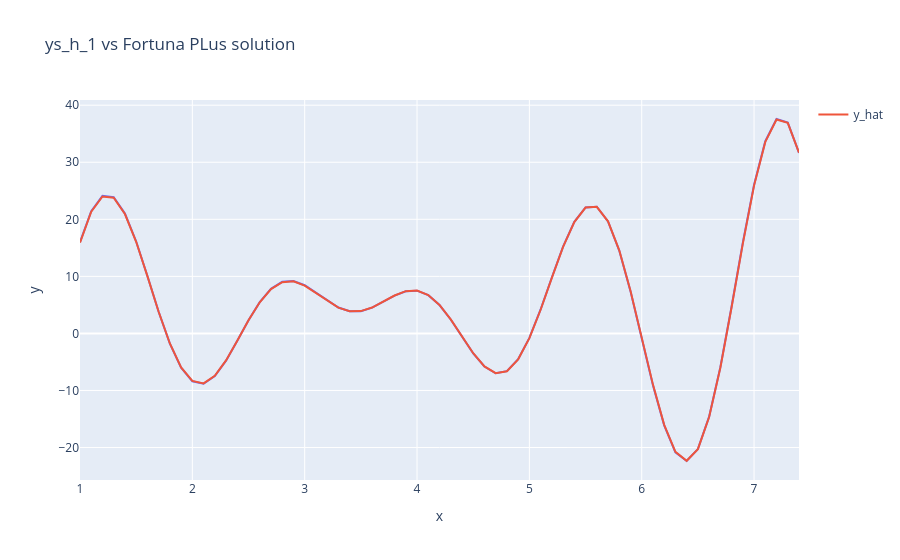

Here is the notebook cell this chart was saved with:
### Markdown cell above
3) Using your newly made modified Fortuna Algorithm optimize the function: $h(x) = \mu - (\zeta sin(\kappa x) )  (\tau (x + \lambda))$ .  
The y values for this function can be found in the numpy array ys_h_1 (in the code below).  
Also test the values for ys_h_2. (the x is the same for all functions).

Does your new and improved Fortuna outperform the regular fortuna on this function as well? Why?   
**Remember to change your model to match $h(x)$**

### Code cell
%%time
# the magic %%time has to be the first line in the cell, and reports the total exec time of the cell.

import random
import numpy as np
import plotly.express as px
import tqdm


def predict(x, theta):
    # change to sum of 3 sin() terms. 
    # use np.sin() and not math.sin().
    y = theta[0]-(theta[1]*np.sin(theta[2]*x))*(theta[3]*(x+theta[4])) 
    return y # this is the model


def sample_theta(size_of_theta, best_theta=None, iteration=1, max_iters=100000):
    # linear decay of sigma, from 4.0 to 0.01
    progress = iteration / max_iters
    
    sigma = 4.0 - 3.99 * progress
    sigma = 14.0 - 13.99 * progress
    #print (f"Iteration {iteration}/{max_iters}, sigma: {sigma:.4f}")


    if best_theta is None:
        return np.random.uniform(-4, 4, size=size_of_theta)
    
    
    #we generate the noise with a normal distribution and add it tho the best theta
    noise = np.random.normal(0, sigma / 2.0, size=size_of_theta)
    theta = best_theta.copy()
    theta += noise
    
    # clip the values of theta to be between -4 and 4, to avoid extreme values
    return np.clip(theta, -4.0, 4.0)


def get_loss(y_hat, ys):
    # No change needed, returns quadratic loss.
    loss = ((y_hat - ys)**2).sum()
    return loss

xs = np.array([1.0, 1.1, 1.2, 1.3, 1.4, 1.5, 1.6, 1.7, 1.8, 1.9, 2.0, 2.1, 2.2, 2.3, 2.4, 2.5, 2.6, 2.7, 2.8, 2.9, 3.0, 3.1, 3.2, 3.3, 3.4, 3.5, 3.6, 3.7, 3.8, 3.9, 4.0, 4.1, 4.2, 4.3, 4.4, 4.5, 4.6, 4.7, 4.8, 4.9, 5.0, 5.1, 5.2, 5.3, 5.4, 5.5, 5.6, 5.7, 5.8, 5.9, 6.0, 6.1, 6.2, 6.3, 6.4, 6.5, 6.6, 6.7, 6.8, 6.9, 7.0, 7.1, 7.2, 7.3, 7.4])
ys = np.array([4.03, 4.19, 4.26, 4.25, 4.17, 4.03, 3.85, 3.63, 3.40, 3.16, 2.93, 2.72, 2.53, 2.39, 2.28, 2.21, 2.18, 2.19, 2.22, 2.27, 2.33, 2.39, 2.44, 2.45, 2.43, 2.36, 2.22, 2.02, 1.75, 1.41, 1.00, 0.52, -0.01, -0.60, -1.22, -1.86, -2.50, -3.13, -3.72, -4.27, -4.75, -5.15, -5.45, -5.65, -5.74, -5.70, -5.55, -5.29, -4.92, -4.44, -3.89, -3.26, -2.58, -1.86, -1.12, -0.39, 0.32, 0.98, 1.60, 2.14, 2.61, 2.99, 3.28, 3.47, 3.57])

# 
ys_h_1 = np.array([15.98, 21.42, 24.1, 23.87, 21.0, 16.11, 10.06, 3.79, -1.8, -6.01, -8.39, -8.82, -7.47, -4.77, -1.3, 2.31, 5.49, 7.81, 9.04, 9.18, 8.44, 7.15, 5.72, 4.54, 3.89, 3.9, 4.52, 5.54, 6.63, 7.39, 7.49, 6.7, 4.97, 2.44, -0.54, -3.48, -5.8, -6.98, -6.61, -4.51, -0.79, 4.2, 9.8, 15.21, 19.57, 22.09, 22.2, 19.63, 14.52, 7.41, -0.83, -9.07, -16.11, -20.83, -22.36, -20.27, -14.59, -5.91, 4.72, 15.9, 26.06, 33.69, 37.58, 36.94, 31.64])
ys_h_2 = np.array([5.87, 5.83, 5.74, 5.62, 5.48, 16.58, 18.21, 18.49, 17.54, 15.54, 4.15, 3.9, 3.65, 3.42, 3.2, -1.9, -3.32, -3.97, -3.91, -3.27, 2.38, 2.36, 2.39, 2.46, 2.57, 2.2, 1.93, 1.22, 0.17, -1.06, 4.18, 4.59, 5.04, 5.52, 6.02, -1.49, 0.74, 3.55, 6.75, 10.06, 9.39, 9.95, 10.5, 11.02, 11.52, 16.0, 12.82, 8.47, 3.21, -2.62, 13.61, 13.76, 13.84, 13.84, 13.77, -24.16, -22.03, -17.9, -11.95, -4.55, 11.63, 10.99, 10.27, 9.47, 8.61])

# change to the size of theta ( 9 ) (for h(x) how many parameters does it have?)
n_params = 5
average_loss = 0.0
n_trials = 10

for i in range(n_trials):  # train 100 models and take the average
    best_loss = float('inf')
    best_theta = sample_theta(n_params, best_theta=None, iteration=1, max_iters=100000)

    for _ in tqdm.tqdm(range(100000)): 
        curr_theta = sample_theta(n_params, best_theta=best_theta, iteration=_+1, max_iters=100000)
        y_hat = predict(xs, curr_theta)
        curr_loss = get_loss(y_hat, ys_h_1)

        if best_loss > curr_loss:
            best_loss = curr_loss
            best_theta = curr_theta
    average_loss += best_loss
    print(f"Model {i+1}/{n_trials}: best loss: {best_loss}, theta: {best_theta}")
average_loss = average_loss/n_trials           
        
print("Average loss:", average_loss)
print("theta:", best_theta)    
    
    
fig = px.line(x=xs, y=ys_h_1, title="ys_h_1 vs Fortuna PLus solution")
fig.add_scatter(x=xs, y=predict(xs, best_theta), mode='lines', name="y_hat")
fig.update_layout(xaxis_range=[xs.min(),xs.max()])
fig.show()


# to get a solid estimate -> you should train at least 100 models and take the average performance.

### Figure 1 — Plotly figure (JSON) as saved in the notebook; plotly's stock layout.template omitted (floating-point values rounded to 4 significant figures)
{"data": [{"hovertemplate": "x=%{x}<br>y=%{y}<extra></extra>", "legendgroup": "", "line": {"color": "#636efa", "dash": "solid"}, "marker": {"symbol": "circle"}, "mode": "lines", "name": "", "orientation": "v", "showlegend": false, "type": "scatter", "x": [1, 1.1, 1.2, 1.3, 1.4, 1.5, 1.6, 1.7, 1.8, 1.9, 2, 2.1, 2.2, 2.3, 2.4, 2.5, 2.6, 2.7, 2.8, 2.9, 3, 3.1, 3.2, 3.3, 3.4, 3.5, 3.6, 3.7, 3.8, 3.9, 4, 4.1, 4.2, 4.3, 4.4, 4.5, 4.6, 4.7, 4.8, 4.9, 5, 5.1, 5.2, 5.3, 5.4, 5.5, 5.6, 5.7, 5.8, 5.9, 6, 6.1, 6.2, 6.3, 6.4, 6.5, 6.6, 6.7, 6.8, 6.9, 7, 7.1, 7.2, 7.3, 7.4], "xaxis": "x", "y": [15.98, 21.42, 24.1, 23.87, 21, 16.11, 10.06, 3.79, -1.8, -6.01, -8.39, -8.82, -7.47, -4.77, -1.3, 2.31, 5.49, 7.81, 9.04, 9.18, 8.44, 7.15, 5.72, 4.54, 3.89, 3.9, 4.52, 5.54, 6.63, 7.39, 7.49, 6.7, 4.97, 2.44, -0.54, -3.48, -5.8, -6.98, -6.61, -4.51, -0.79, 4.2, 9.8, 15.21, 19.57, 22.09, 22.2, 19.63, 14.52, 7.41, -0.83, -9.07, -16.11, -20.83, -22.36, -20.27, -14.59, -5.91, 4.72, 15.9, 26.06, 33.69, 37.58, 36.94, 31.64], "yaxis": "y"}, {"mode": "lines", "name": "y_hat", "type": "scatter", "x": [1, 1.1, 1.2, 1.3, 1.4, 1.5, 1.6, 1.7, 1.8, 1.9, 2, 2.1, 2.2, 2.3, 2.4, 2.5, 2.6, 2.7, 2.8, 2.9, 3, 3.1, 3.2, 3.3, 3.4, 3.5, 3.6, 3.7, 3.8, 3.9, 4, 4.1, 4.2, 4.3, 4.4, 4.5, 4.6, 4.7, 4.8, 4.9, 5, 5.1, 5.2, 5.3, 5.4, 5.5, 5.6, 5.7, 5.8, 5.9, 6, 6.1, 6.2, 6.3, 6.4, 6.5, 6.6, 6.7, 6.8, 6.9, 7, 7.1, 7.2, 7.3, 7.4], "y": [15.91, 21.34, 24.01, 23.78, 20.92, 16.06, 10.04, 3.804, -1.762, -5.951, -8.325, -8.756, -7.419, -4.735, -1.283, 2.308, 5.466, 7.768, 8.99, 9.131, 8.391, 7.111, 5.695, 4.526, 3.888, 3.909, 4.538, 5.561, 6.645, 7.41, 7.511, 6.72, 4.984, 2.452, -0.5277, -3.463, -5.79, -6.977, -6.621, -4.54, -0.8239, 4.148, 9.743, 15.16, 19.52, 22.06, 22.19, 19.65, 14.57, 7.485, -0.7348, -8.972, -16.02, -20.76, -22.33, -20.27, -14.64, -6.007, 4.585, 15.74, 25.9, 33.56, 37.49, 36.91, 31.68]}], "layout": {"legend": {"tracegroupgap": 0}, "title": {"text": "ys_h_1 vs Fortuna PLus solution"}, "xaxis": {"anchor": "y", "domain": [0, 1], "range": [1, 7.4], "title": {"text": "x"}}, "yaxis": {"anchor": "x", "domain": [0, 1], "title": {"text": "y"}}}}
